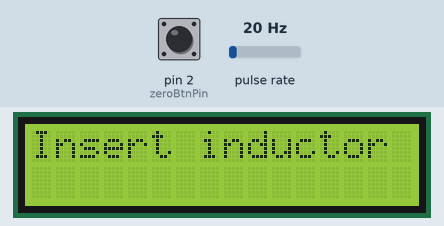
Simulated run of this program. Board: Arduino Uno, built with avr-gcc and run on an emulated ATmega328P. Shown: 16×2 character LCD. Wiring (inferred from the names in the program): pulse sensor: data pin 5. The test bench sets the inputs (shaded band); at power-on: pulse rate 20 Hz, pin 2 (zeroBtnPin) HIGH. EEPROM starts erased.

Above: at 3.6 s.
3.7 s: pulse rate (sensor on pin 5) set to 96 Hz
6.2 s: pulse rate (sensor on pin 5) set to 102 Hz
At 7.4 s:
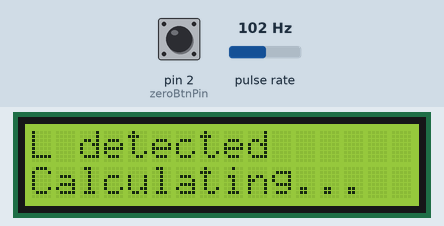
9.2 s: pin 2 (zeroBtnPin) pulled LOW for 0.15 s
At 11.1 s:
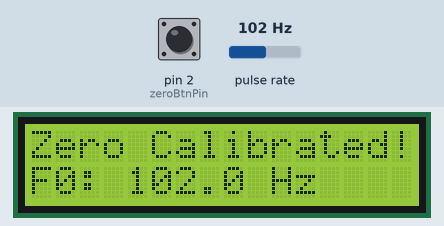
12.3 s: pulse rate (sensor on pin 5) set to 100 Hz
At 14.2 s:
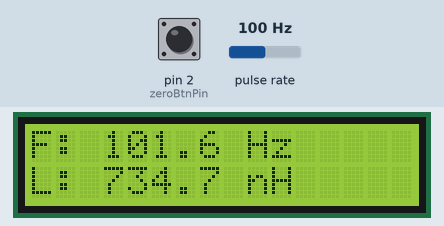
15.3 s: pin 2 (zeroBtnPin) pulled LOW for 1 s
At 17.7 s:
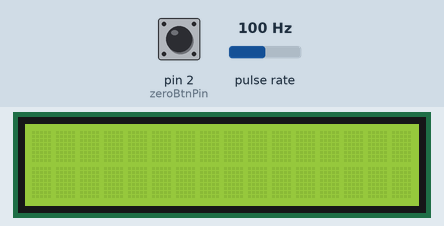
18.6 s: pulse rate (sensor on pin 5) set to 4 Hz
At 19.6 s:
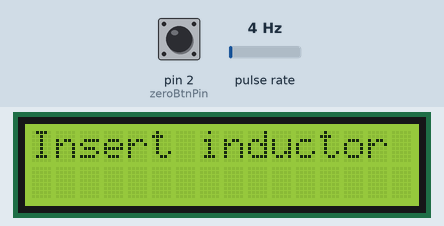
Timing chart, 0 to 21.6 s (numbered marks = the images above; inputs shaded):
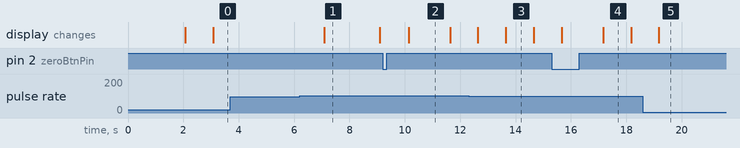

Measured:
- the behaviour switches between 99 and 100 Hz on pulse rate (sensor on pin 5) (found by bisection; images 0 and 1)
- after the input at 3.7 s, every drawn part: stays the same
- after the input at 6.2 s, the display: changes after 0.89 s (image 1)
- after the input at 9.2 s, the display: changes after 0.93 s (image 2)
- after the input at 12.3 s, the display: first differs from a run without the input after 1.3 s (image 3)
- after the input at 15.3 s, the display: first changes after 0.36 s (image 4 shows a later state)
- after the input at 18.6 s, the display: changes after 0.58 s (image 5)
- what the display in image 1 shows lasts 2.0 s, from 7.1 s to 9.1 s

The program:

main.cpp
```cpp
#include <Arduino.h>
#include <LiquidCrystal.h>
#include <EEPROM.h>

// সরাসরি 4-bit LCD পিন সেটআপ: LiquidCrystal(RS, E, D4, D5, D6, D7)
LiquidCrystal lcd(7, 8, 9, 10, 11, 12);

const int inputPin = 5;     // Timer1 External Clock Input Pin (T1 / D5 / Chip Pin 11)
const int zeroBtnPin = 2;   // Zero Calibration Push Switch (D2 / Chip Pin 4)

// ==========================================================
// আপনার স্থায়ী রেফারেন্স ইন্ডাক্ট্যান্স এবং ডিফল্ট F0:
const double L0 = 93.13e-6;         // 93.13 uH (Henry এককে)
const double DEFAULT_F0 = 345851.0; // প্রথমবার বা মেমোরি ফাঁকা থাকলে এই মান নেবে
double F0 = DEFAULT_F0;             // EEPROM থেকে লোড ও আপডেট হবে
// ==========================================================

// EEPROM ঠিকানা ও ভ্যালিডেশন কোড
const int EEPROM_MAGIC_ADDR = 0;
const int EEPROM_F0_ADDR = 4;
const uint32_t MAGIC_NUMBER = 0x4C433031;

bool signalPresent = false;
int detectCount = 0;

// ৫ সেকেন্ডের মুভিং গড়
const int numSamples = 5;
unsigned long freqSamples[numSamples];
int sampleIndex = 0;
int sampleCount = 0;
unsigned long freqSum = 0;

volatile unsigned long overflowCount = 0;

// Timer1 ওভারফ্লো ইন্টারাপ্ট
ISR(TIMER1_OVF_vect) {
  overflowCount++;
}

void resetMeasurement() {
  for (int i = 0; i < numSamples; i++) {
    freqSamples[i] = 0;
  }
  sampleIndex = 0;
  sampleCount = 0;
  freqSum = 0;
  detectCount = 0;
}

// EEPROM থেকে সংরক্ষিত F0 লোড করার ফাংশন
void loadF0FromEEPROM() {
  uint32_t magic = 0;
  EEPROM.get(EEPROM_MAGIC_ADDR, magic);
  if (magic == MAGIC_NUMBER) {
    double savedF0 = 0.0;
    EEPROM.get(EEPROM_F0_ADDR, savedF0);
    if (savedF0 > 10000.0 && savedF0 < 2000000.0) {
      F0 = savedF0;
    }
  }
}

// নতুন F0 স্থায়ীভাবে EEPROM-এ সেভ করার ফাংশন
void saveF0ToEEPROM(double newF0) {
  EEPROM.put(EEPROM_MAGIC_ADDR, MAGIC_NUMBER);
  EEPROM.put(EEPROM_F0_ADDR, newF0);
}

void setup() {
  pinMode(inputPin, INPUT);
  pinMode(zeroBtnPin, INPUT_PULLUP);

  loadF0FromEEPROM();

  lcd.begin(16, 2); // সরাসরি 16x2 LCD শুরু করা হলো
  lcd.setCursor(0, 0);
  lcd.print("Auto-Range LC");
  lcd.setCursor(0, 1);
  lcd.print("F0:");
  lcd.print((unsigned long)F0);
  lcd.print(" Hz");

  resetMeasurement();
  delay(2000);
  lcd.clear();
}

void loop() {
  // Timer1 রিসেট ও সেটআপ
  TCCR1A = 0;
  TCCR1B = 0;
  TCNT1 = 0;
  overflowCount = 0;
  TIFR1 = (1 << TOV1);

  TIMSK1 = (1 << TOIE1);
  // Falling Edge-এ কাউন্ট করবে Pin D5 (T1) থেকে
  TCCR1B = (1 << CS12) | (1 << CS11);

  // বাটন চেক করার পাশাপাশি ১ সেকেন্ড (১০০০ ms) ধরে পালস গোনা হবে
  bool zeroPressed = false;
  unsigned long startTime = millis();
  while (millis() - startTime < 1000) {
    if (digitalRead(zeroBtnPin) == LOW) {
      zeroPressed = true;
    }
  }

  // Timer1 ও ইন্টারাপ্ট বন্ধ করা হলো
  TCCR1B = 0;
  TIMSK1 = 0;

  unsigned long freq = (overflowCount * 65536UL) + TCNT1;

  if (freq < 100) {
    if (signalPresent) {
      lcd.clear();
      signalPresent = false;
    }
    resetMeasurement();

    lcd.setCursor(0, 0);
    lcd.print("Insert inductor ");
    lcd.setCursor(0, 1);
    lcd.print("                ");
  }
  else {
    if (!signalPresent) {
      lcd.clear();
      signalPresent = true;
    }

    detectCount++;

    // প্রথম ২ সেকেন্ড অস্থির রিডিং বাদ দিয়ে স্ট্যাবিলাইজ করা হচ্ছে
    if (detectCount <= 2) {
      if (detectCount == 2) {
        freqSamples[0] = freq;
        freqSum = freq;
        sampleIndex = 1;
        sampleCount = 1;
      }

      lcd.setCursor(0, 0);
      lcd.print("L detected      ");
      lcd.setCursor(0, 1);
      lcd.print("Calculating...  ");
      return;
    }

    // ৫ সেকেন্ডের মুভিং গড় হিসাব
    freqSum -= freqSamples[sampleIndex];
    freqSamples[sampleIndex] = freq;
    freqSum += freq;

    sampleIndex = (sampleIndex + 1) % numSamples;
    if (sampleCount < numSamples) {
      sampleCount++;
    }

    double avgFreq = (double)freqSum / (double)sampleCount;

    // বাটন চাপা হলে বর্তমান গড় ফ্রিকোয়েন্সিকে নতুন F0 হিসেবে সেভ করবে
    if (zeroPressed) {
      F0 = avgFreq;
      saveF0ToEEPROM(F0);

      lcd.clear();
      lcd.setCursor(0, 0);
      lcd.print("Zero Calibrated!");
      lcd.setCursor(0, 1);
      lcd.print("F0: ");
      lcd.print(F0, 1);
      lcd.print(" Hz");
      delay(1500);
      lcd.clear();
      return;
    }

    // সিরিজ অনুপাত সূত্র: Lx = L0 * ((F0 / avgFreq)^2 - 1)
    double freqRatio = F0 / avgFreq;
    double inductance_H = L0 * ((freqRatio * freqRatio) - 1.0);

    if (inductance_H < 0.0) {
      inductance_H = 0.0;
    }

    // লাইন ১: স্থির ফ্রিকোয়েন্সি
    lcd.setCursor(0, 0);
    lcd.print("F: ");
    lcd.print(avgFreq, 1);
    lcd.print(" Hz     ");

    // লাইন ২: অটো-রেঞ্জিং ইন্ডাক্ট্যান্স (nH / uH / mH)
    lcd.setCursor(0, 1);
    lcd.print("L: ");

    if (inductance_H < 1.0e-6) {
      double inductance_nH = inductance_H * 1.0e9;
      lcd.print(inductance_nH, 1);
      lcd.print(" nH     ");
    }
    else if (inductance_H < 1.0e-3) {
      double inductance_uH = inductance_H * 1.0e6;
      lcd.print(inductance_uH, 2);
      lcd.print(" uH     ");
    }
    else {
      double inductance_mH = inductance_H * 1.0e3;
      lcd.print(inductance_mH, 3);
      lcd.print(" mH     ");
    }
  }
}
```
